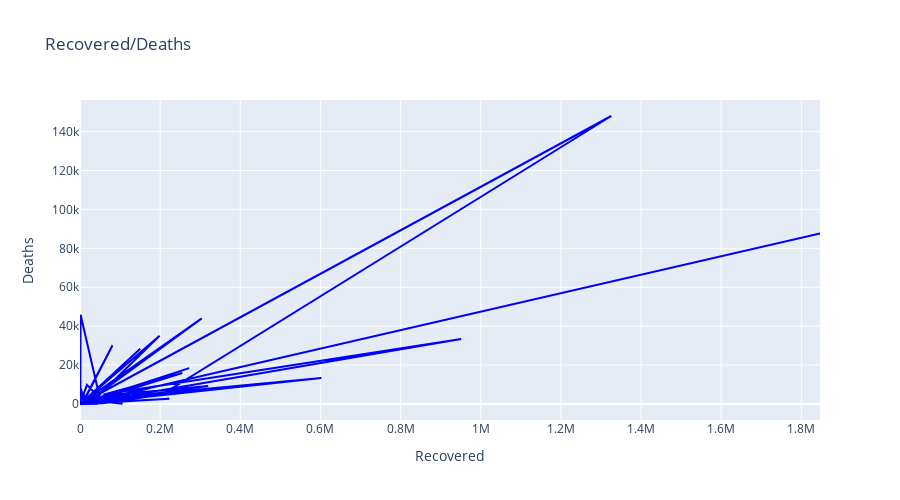

This figure's notebook cell:
### Code cell
import pandas as pd
import plotly.express as px
import plotly.graph_objects as go
import matplotlib.pyplot as plt
data = pd.read_csv("country_wise_latest.csv")
chart1 = go.Figure()

chart1.add_trace(go.Scatter(x=data['Recovered'], y=data['Deaths'],
                            marker={"color":"blue"},
                            mode="lines"))

chart1.update_layout(height=500,
                     xaxis_title="Recovered",
                     yaxis_title="Deaths",
                     title="Recovered/Deaths")

chart1

### Figure 1 — Plotly figure (JSON) as saved in the notebook; plotly's stock layout.template omitted (floating-point values rounded to 4 significant figures; data arrays with more than 128 entries replaced by an {"elided": "..."} marker saying what was removed)
{"data": [{"marker": {"color": "blue"}, "mode": "lines", "type": "scatter", "x": {"elided": "187 int values"}, "y": {"elided": "187 int values"}}], "layout": {"height": 500, "title": {"text": "Recovered/Deaths"}, "xaxis": {"title": {"text": "Recovered"}}, "yaxis": {"title": {"text": "Deaths"}}}}
